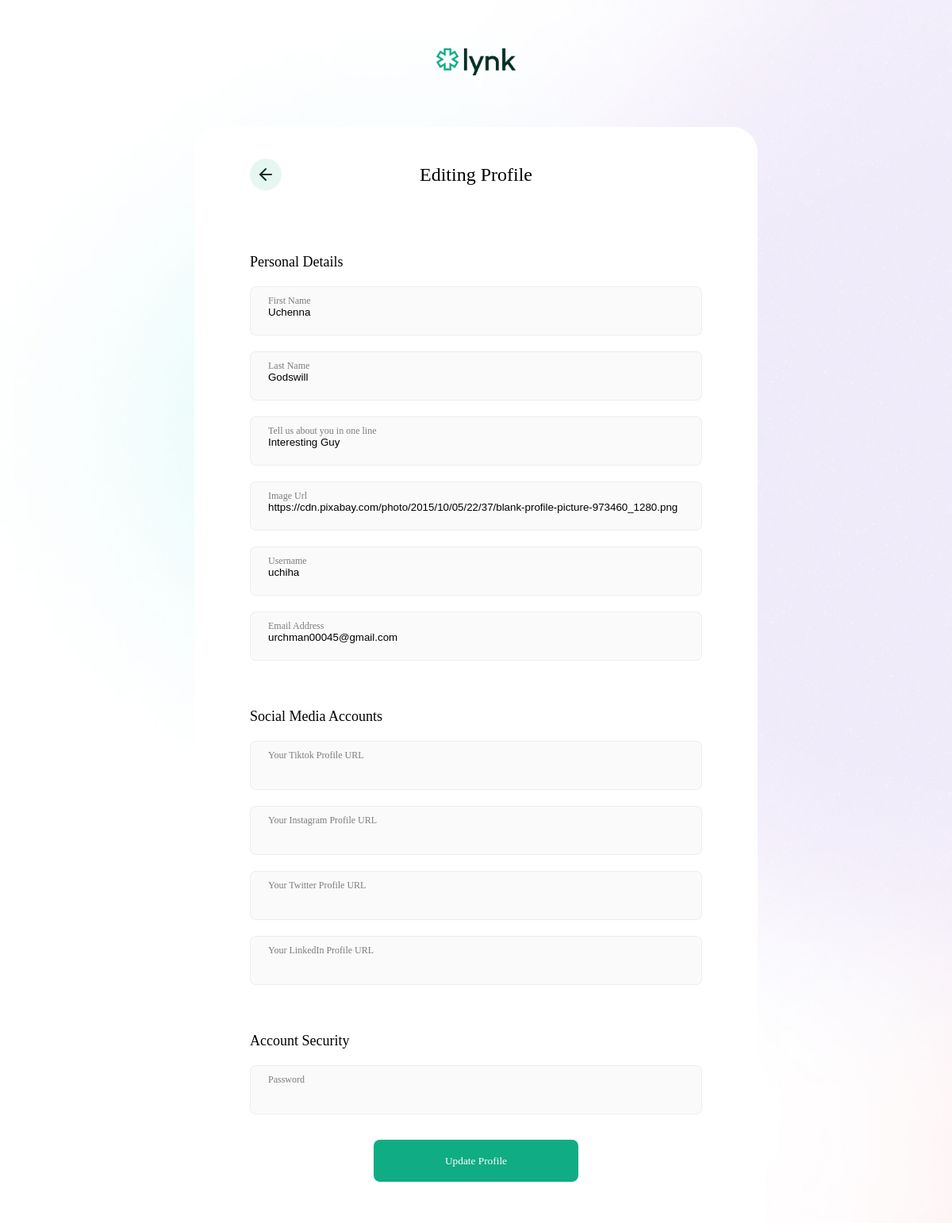
The page /profile/4/edit on the database its author committed.
### lynk/models.py (models this page shows, shortened)
class User(models.Model):
    first_name = models.CharField(max_length=200)
    last_name = models.CharField(max_length=200)
    image = models.CharField(max_length=1024, blank=True,
                             null=True, default='https://cdn.pixabay.com/photo/2015/10/05/22/37/blank-profile-picture-973460_1280.png')
    email = models.EmailField(max_length=254, unique=True)
    email_confirmed = models.BooleanField(default=False)
    phone = models.CharField(max_length=200, blank=True, null=True)
    bio = models.TextField(blank=True, null=True)
    username = models.CharField(max_length=200, unique=True)
    password = models.CharField(max_length=128, blank=True)
    instagram = models.CharField(max_length=250, blank=True)
    tiktok = models.CharField(max_length=250, blank=True)
    twitter = models.CharField(max_length=250, blank=True)
    linkedin = models.CharField(max_length=250, blank=True)
    objects = models.Manager()

### lynk/views.py (the view)
# urls.py: path("profile/<int:user_id>/edit", views.edit_profile, name="edit_profile"),
def edit_profile(request, user_id):
    try:
        user = User.objects.get(pk=user_id)
        form = UpdateUserForm(instance=user)
        context = {
            'form': form,
            'user': user,
        }
        return render(request, "lynk/profile/edit.html", context)
    except User.DoesNotExist:
        raise Http404("User does not exist")

### lynk/forms.py (shortened to what this page needs)
class UpdateUserForm(forms.ModelForm):
    password = forms.CharField(widget=forms.PasswordInput)
    bio = forms.CharField(widget=forms.TextInput())
    class Meta:
        model = User
        fields = ('first_name', 'last_name', 'image',
                  'bio', 'email', 'username', 'password', 'instagram', 'tiktok', 'twitter', 'linkedin')

### lynk/templates/lynk/profile/edit.html (shortened to what this page needs)
{% extends "lynk/ui/profile.html" %}
{% block content %}
{% load static%}
<div class="card edit-profile-card">
  <div class="edit-profile">
    <div class="form-header">
      <div class="back-button">
        <a href="{% url 'profile' user_id=user.id %}">
          <div class="back-button-inner">
            <img src="{% static "lynk/images/icons/back.svg"%}" alt="">
          </div>
        </a>
      </div>
      <span class="header-title">Editing Profile</span>
    </div>
    <form action="{% url 'update_user' user_id=user.id %}" method="post">
      <div class="form-section">
        Personal Details
      </div>
      <div class="field">
        <div class="field__">
          <div class="input_box">
            <label class="{{ form.first_name.id_for_label }} label">First Name</label>
            {{ form.first_name }}
          </div>
        </div>
      </div>
      <div class="field">
        <div class="field__">
          <div class="input_box">
            <label class="{{ form.last_name.id_for_label }} label">Last Name</label>
            {{ form.last_name }}
          </div>
        </div>
      </div>
      <div class="field">
        <div class="field__">
          <div class="input_box">
            <label class="{{ form.bio.id_for_label }} label">Tell us about you in one line</label>
            {{ form.bio }}
          </div>
        </div>
      </div>
      <div class="field">
        <div class="field__">
          <div class="input_box">
            <label class="{{ form.image.id_for_label }} label">Image Url</label>
            {{ form.image }}
          </div>
        </div>
      </div>
      <div class="field">
        <div class="field__">
          <div class="input_box">
            <label class="{{ form.username.id_for_label }} label">Username</label>
            {{ form.username }}
          </div>
        </div>
      </div>
      <div class="field">
        <div class="field__">
          <div class="input_box">
            <label class="{{ form.email.id_for_label }} label">Email Address</label>
            {{ form.email }}
          </div>
        </div>
      </div>
      <div class="form-section">
        Social Media Accounts
      </div>
      <div class="field">
        <div class="field__">
          <div class="input_box">
            <label class="{{ form.tiktok.id_for_label }} label">Your Tiktok Profile URL</label>
            {{ form.tiktok }}
          </div>
        </div>
      </div>
      <div class="field">
        <div class="field__">
          <div class="input_box">
            <label class="{{ form.instagram.id_for_label }} label">Your Instagram Profile URL</label>
            {{ form.instagram }}
          </div>
        </div>
      </div>
      <div class="field">
        <div class="field__">
          <div class="input_box">
            <label class="{{ form.twitter.id_for_label }} label">Your Twitter Profile URL</label>
            {{ form.twitter }}
          </div>
        </div>
      </div>
      <div class="field">
        <div class="field__">
          <div class="input_box">
            <label class="{{ form.linkedin.id_for_label }} label">Your LinkedIn Profile URL</label>
            {{ form.linkedin }}
          </div>
        </div>
      </div>
      <div class="form-section">
        Account Security
      </div>
      <div class="field">
        <div class="field__">
          <div class="input_box">
            <span class="{{ form.password.id_for_label }} label">Password</span>
            {{ form.password }}
          </div>
        </div>
      </div>
      <input type="submit" class="signup_btn" value="Update Profile" />
    </form>
  </div>
</div>
{%endblock%}

### lynk/static/lynk/css/main.css (style rules this page uses)
body { background-image: url(../images/backgound.jpg); background-size: cover; background-attachment: fixed; max-width: 1728px; height: 100%; padding: 0; margin: 0 auto; font-family: TomatoGrotesk; }

### lynk/static/lynk/css/cards.css (style rules this page uses)
.card { background: #ffffff; max-width: 630px; padding: 40px; border-radius: 32px; width: 100%; height: 100%; margin: 0 auto; }

### lynk/static/lynk/css/inputs.css (style rules this page uses)
.field, .text-el-form .field, .web-el-form .field, .yt-el-form .field { height: auto; display: flex; align-items: center; justify-content: space-between; background: #fff; border-radius: 8px; background: transparent; position: relative; max-width: 100%; width: 100%; }
.field__ { background: #fafafa; border: 1px solid rgba(0, 0, 0, 0.05); width: 100%; height: 60px; display: flex; align-items: center; justify-content: space-between; border-radius: 8px; }
.field__ .input_box { display: flex; flex-direction: column; padding: 0; margin: 0; width: 100%; height: 100%; }
.field__ .input_box .label { font-style: normal; font-weight: 400; font-size: 12px; line-height: 15px; color: rgba(0, 0, 0, 0.5); position: absolute; width: 100%; height: 100%; padding: 10px 22px; box-sizing: border-box; }
.field__ .input_box input, .field__ .input_box textarea, .field__ .input_box select { position: absolute; width: 100%; height: 100%; outline: none; border: none; background: none; padding: 10px 22px; box-sizing: border-box; }
form .signup_btn { display: flex; justify-content: center; align-items: center; color: white; padding: 16px 20px; background: #10ac84; border-radius: 8px; cursor: pointer; margin: 12px auto; width: 258px; height: 53px; font-family: "U8"; border: none; }

### lynk/static/lynk/css/auth.css (style rules this page uses)
.signup, .edit-profile { display: flex; flex-direction: column; align-items: center; padding: 0 30px; }
.signup-card, .edit-profile-card { padding-bottom: 40px; }
.signup form, .edit-profile form { margin-top: 40px; display: flex; flex-direction: column; width: 100%; align-items: center; gap: 20px; }
.edit-profile .form-header { width: 100%; font-family: "U8"; font-style: normal; font-weight: 400; font-size: 24px; line-height: 28px; position: relative; display: flex; align-items: center; height: 40px; justify-content: center; }
.edit-profile .form-header .back-button { position: absolute; top: 0; left: 0; width: 40px; height: 40px; background: rgba(16, 172, 132, 0.1); border-radius: 20px; }
.edit-profile .form-header .back-button .back-button-inner { position: relative; width: 100%; height: 100%; }
.edit-profile .form-header .back-button .back-button-inner img { top: 50%; right: 50%; transform: translate(50%, -50%); position: absolute; }
.edit-profile .form-section { font-family: "U8"; font-style: normal; font-weight: 400; font-size: 18px; line-height: 21px; display: block; width: 100%; margin-top: 40px; }

### rows shown on the page
User: first_name "Uchenna", last_name "Godswill", bio "Interesting Guy", image "https://cdn.pixabay.com/photo/2015/10/05/22/37/blank-profile-picture-973460_1280.png", username "uchiha", email "urchman00045@gmail.com"
